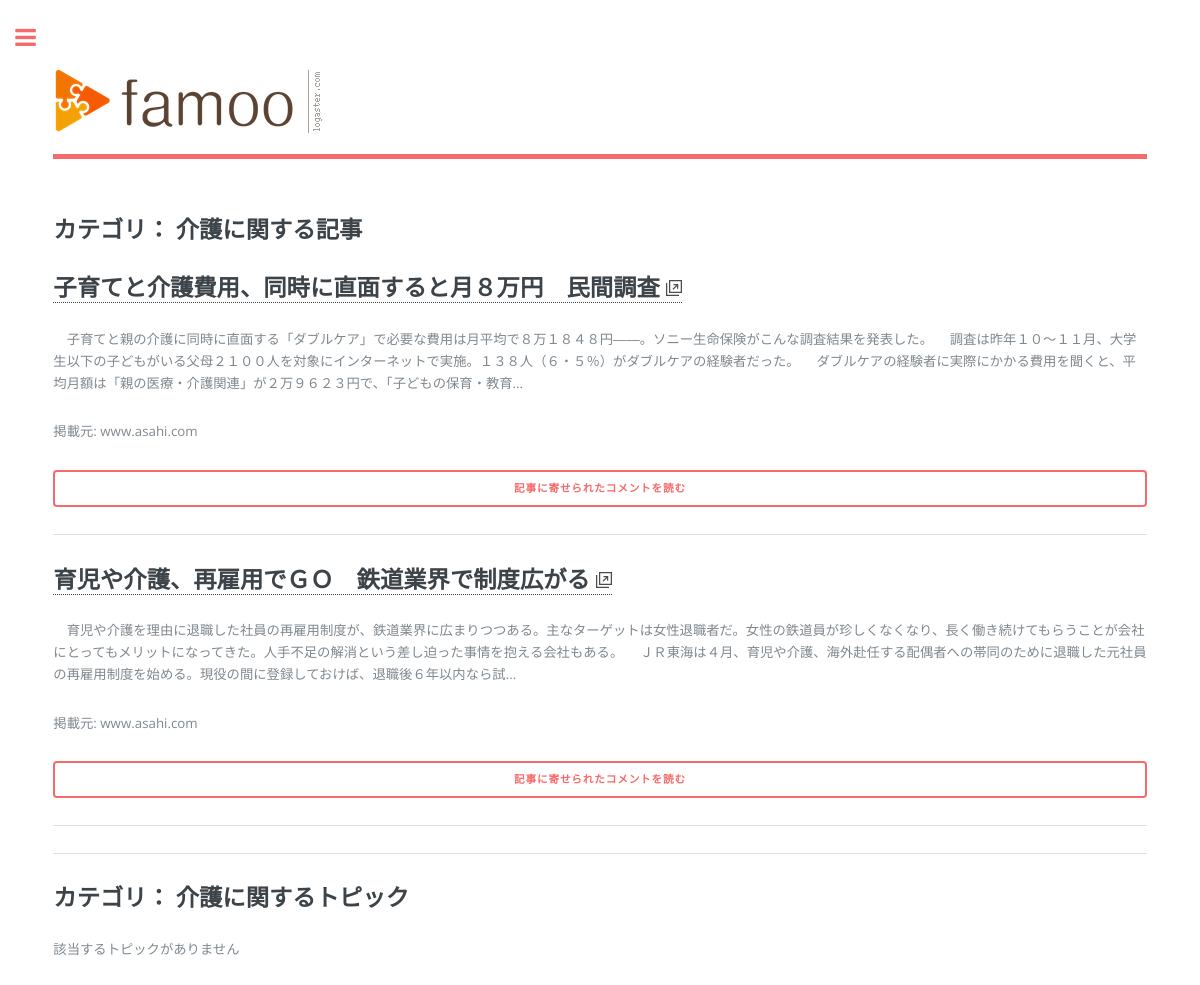
/category/介護/, run on the app's committed database.
### articles/models.py (models this page shows, shortened)
class Article(models.Model):
    def get_domain(self):
        o = parse.urlparse(self.url)
        if o.netloc and o.scheme:
            return parse.urlparse(self.url).netloc
        else:
            return self.url.split('/')[0]
    title = models.CharField(default='', max_length=100)
    url = models.URLField(default='')
    preface = models.CharField(default='', max_length=300)
    img_url = models.URLField(null=True)
    hits = models.IntegerField(default=0)
    registered_date = models.DateTimeField(auto_now=True)

### category/views.py (the view)
# urls.py: url(r'^(?P<category>\S+)/', views.category, name='category'),
def category(request, category):
    if category in keywords.keys():
        query = Q()
        for key in keywords[category]:
            query = query | Q(title__contains=key)
        articles = Article.objects.filter(query).order_by('-hits')[:15]
        questions = Question.objects.filter(query).order_by('-hits')[:15]
    context = {'category': category, 'articles': articles, 'questions': questions}
    return render(request, 'category/category.html', context)

### articles/templatetags/articles_extras.py (called while the page is built)
@register.filter
def get_article_image(url):
    default_image_path = 'commons/images/pic01.jpg'
    if url:
        return url
    else:
        return os.path.join(settings.STATIC_URL, default_image_path)

@register.filter
def complete_url(url):
    return ''.join(['http://', url])

@register.inclusion_tag('articles/article_node.html')
def article_node(article):
    return {'article': article}

@register.inclusion_tag('articles/article_detail_button.html')
def article_detail_button(article):
    return {'article': article}

### commons/templatetags/commons_extras.py (called while the page is built)
@register.inclusion_tag('commons/search_form.html')
def search_form():
    search_form = SearchForm(prefix='search')
    return {'search_form': search_form}

### category/templates/category/category.html (shortened to what this page needs)
{% extends 'commons/base.html' %}
{% load articles_extras %}
{% load counsel_extras %}
{% block content %}
<section>
  <section id="articles">
    <h2>カテゴリ： {{ category }}に関する記事</h2>
    {% if articles %}
      {% for article in articles %}
        {% article_node article %}
        {% article_detail_button article %}
        <hr>
      {% endfor %}
    {% else %}
      該当する記事がありません
    {% endif %}
  </section>
  <hr>
  <setion id="questions">
    <h2>カテゴリ： {{ category }}に関するトピック</h2>
    {% if questions %}
      {% for question in questions %}
        {% popular_question_node question %}
        <hr>
      {% endfor %}
    {% else %}
      該当するトピックがありません
    {% endif %}
  </section>
{% endblock content %}

### articles/templates/articles/article_node.html
{% load static %}
{% load articles_extras %}
<section id="article_{{ article.id }}">
  <h2><a href="{{ article.url|complete_url }}" target="_blank">{{ article.title }} <img src="{% static 'commons/images/external_link.png' %}"></a></h2>
  <p>{{ article.preface }}<p>
  <p>掲載元: {{ article.get_domain }}</p>
</section>

### articles/templates/articles/article_detail_button.html
{% load articles_extras %}
<a href="{% url 'articles:detail' article.id %}" class="button fit">記事に寄せられたコメントを読む</a>

### commons/static/commons/assets/css/main.css (style rules this page uses)
html, body, div, span, applet, object, iframe, h1, h2, h3, h4, h5, h6, p, blockquote, pre, a, abbr, acronym, address, big, cite, code, del, dfn, em, img, ins, kbd, q, s, samp, small, strike, strong, sub, sup, tt, var, b, u, i, center, dl, dt, dd, ol, ul, li, fieldset, form, label, legend, table, caption, tbody, tfoot, thead, tr, th, td, article, aside, canvas, details, embed, figure, figcaption, footer, header, hgroup, menu, nav, output, ruby, section, summary, time, mark, audio, video { margin: 0; padding: 0; border: 0; font-size: 100%; font: inherit; vertical-align: baseline; }
article, aside, details, figcaption, figure, footer, header, hgroup, menu, nav, section { display: block; }
body { line-height: 1; }
body { -webkit-text-size-adjust: none; }
*, *:before, *:after { -moz-box-sizing: border-box; -webkit-box-sizing: border-box; box-sizing: border-box; }
body { -ms-overflow-style: scrollbar; }
body { background: #ffffff; }
body, input, select, textarea { color: #7f888f; font-family: "Open Sans", sans-serif; font-size: 13pt; font-weight: 400; line-height: 1.65; }
@media screen and (max-width: 1680px) { body, input, select, textarea { font-size: 11pt; } }
@media screen and (max-width: 1280px) { body, input, select, textarea { font-size: 10pt; } }
a { -moz-transition: color 0.2s ease-in-out, border-bottom-color 0.2s ease-in-out; -webkit-transition: color 0.2s ease-in-out, border-bottom-color 0.2s ease-in-out; -ms-transition: color 0.2s ease-in-out, border-bottom-color 0.2s ease-in-out; transition: color 0.2s ease-in-out, border-bottom-color 0.2s ease-in-out; border-bottom: dotted 1px; color: #f56a6a; text-decoration: none; }
p { margin: 0 0 2em 0; }
h1, h2, h3, h4, h5, h6 { color: #3d4449; font-family: "Roboto Slab", serif; font-weight: 700; line-height: 1.5; margin: 0 0 1em 0; }
h1 a, h2 a, h3 a, h4 a, h5 a, h6 a { color: inherit; text-decoration: none; }
h2 { font-size: 1.75em; }
hr { border: 0; border-bottom: solid 1px rgba(210, 215, 217, 0.75); margin: 2em 0; }
input[type="submit"], input[type="reset"], input[type="button"], button, .button { -moz-appearance: none; -webkit-appearance: none; -ms-appearance: none; appearance: none; -moz-transition: background-color 0.2s ease-in-out, color 0.2s ease-in-out; -webkit-transition: background-color 0.2s ease-in-out, color 0.2s ease-in-out; -ms-transition: background-color 0.2s ease-in-out, color 0.2s ease-in-out; transition: background-color 0.2s ease-in-out, color 0.2s ease-in-out; background-color: transparent; border-radius: 0.375em; border: 0; box-shadow: inset 0 0 0 2px #f56a6a; color: #f56a6a !important; cursor: pointer; display: inline-block; font-family: "Roboto Slab", serif; font-size: 0.8em; font-weight: 700; height: 3.5em; letter-spacing: 0.075em; line-height: 3.5em; padding: 0 2.25em; text-align: center; text-decoration: none; text-transform: uppercase; white-space: nowrap; }
input[type="submit"].fit, input[type="reset"].fit, input[type="button"].fit, button.fit, .button.fit { display: block; margin: 0 0 1em 0; width: 100%; }
#main > .inner > section { padding: 6em 0 4em 0 ; border-top: solid 2px rgba(210, 215, 217, 0.75); }
#main > .inner > section:first-of-type { border-top: 0 !important; }
@media screen and (max-width: 1680px) { #main > .inner > section { padding: 5em 0 3em 0 ; } }
@media screen and (max-width: 1280px) { #main > .inner > section { padding: 4em 0 2em 0 ; } }

### data on the page
Article: title "子育てと介護費用、同時に直面すると月８万円 民間調査", preface "子育てと親の介護に同時に直面する「ダブルケア」で必要な費用は月平均で８万１８４８円――。ソニー生命保険がこんな調査結果を発表した。 調査は昨年１０～１１月、大学生以下の子どもがいる父母２１００人を対象にインターネットで実施。１３８人（６・５％）がダブルケアの経験者だった。 ダブルケアの経験者に実際にかかる費用を聞くと、平均月額は「親の医療・介護関連」が２万９６２３円で、「子どもの保育・教育...", get_domain "www.asahi.com"
Article: title "育児や介護、再雇用でＧＯ 鉄道業界で制度広がる", preface "育児や介護を理由に退職した社員の再雇用制度が、鉄道業界に広まりつつある。主なターゲットは女性退職者だ。女性の鉄道員が珍しくなくなり、長く働き続けてもらうことが会社にとってもメリットになってきた。人手不足の解消という差し迫った事情を抱える会社もある。 ＪＲ東海は４月、育児や介護、海外赴任する配偶者への帯同のために退職した元社員の再雇用制度を始める。現役の間に登録しておけば、退職後６年以内なら試...", get_domain "www.asahi.com"

### other printed values
{{ category }} "介護"
